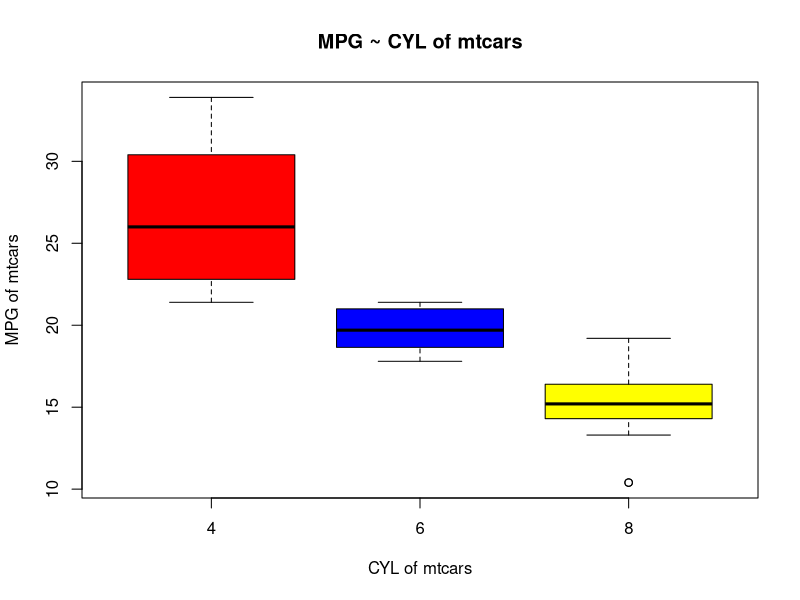

Generate this figure with R:

boxplot(mpg ~ cyl, data=mtcars,
        main="MPG ~ CYL of mtcars",
        xlab="CYL of mtcars",
        ylab="MPG of mtcars",
        col=c("red", "blue", "yellow")
        )

mtcars$mpg

mtcars$cyl
